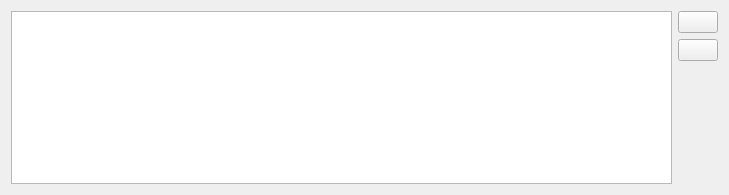
<?xml version="1.0" encoding="UTF-8"?>
<ui version="4.0">
 <class>MarkerWidget</class>
 <widget class="QWidget" name="MarkerWidget">
  <property name="geometry">
   <rect>
    <x>0</x>
    <y>0</y>
    <width>729</width>
    <height>195</height>
   </rect>
  </property>
  <property name="windowTitle">
   <string>Form</string>
  </property>
  <layout class="QHBoxLayout" name="horizontalLayout">
   <item>
    <widget class="QTableView" name="tableView">
     <property name="selectionBehavior">
      <enum>QAbstractItemView::SelectRows</enum>
     </property>
     <attribute name="horizontalHeaderMinimumSectionSize">
      <number>21</number>
     </attribute>
     <attribute name="horizontalHeaderStretchLastSection">
      <bool>true</bool>
     </attribute>
     <attribute name="verticalHeaderVisible">
      <bool>false</bool>
     </attribute>
     <attribute name="verticalHeaderDefaultSectionSize">
      <number>21</number>
     </attribute>
    </widget>
   </item>
   <item>
    <layout class="QVBoxLayout" name="verticalLayout">
     <item>
      <widget class="QPushButton" name="bAdd">
       <property name="sizePolicy">
        <sizepolicy hsizetype="Fixed" vsizetype="Fixed">
         <horstretch>0</horstretch>
         <verstretch>0</verstretch>
        </sizepolicy>
       </property>
       <property name="toolTip">
        <string>Add</string>
       </property>
       <property name="text">
        <string/>
       </property>
       <property name="icon">
        <iconset theme="list-add" resource="../icons.qrc">
         <normaloff>:/icons/add.png</normaloff>:/icons/add.png</iconset>
       </property>
      </widget>
     </item>
     <item>
      <widget class="QPushButton" name="bDelete">
       <property name="sizePolicy">
        <sizepolicy hsizetype="Fixed" vsizetype="Fixed">
         <horstretch>0</horstretch>
         <verstretch>0</verstretch>
        </sizepolicy>
       </property>
       <property name="toolTip">
        <string>Delete</string>
       </property>
       <property name="text">
        <string/>
       </property>
       <property name="icon">
        <iconset theme="list-remove" resource="../icons.qrc">
         <normaloff>:/icons/remove.png</normaloff>:/icons/remove.png</iconset>
       </property>
      </widget>
     </item>
     <item>
      <spacer name="verticalSpacer">
       <property name="orientation">
        <enum>Qt::Vertical</enum>
       </property>
       <property name="sizeHint" stdset="0">
        <size>
         <width>20</width>
         <height>40</height>
        </size>
       </property>
      </spacer>
     </item>
    </layout>
   </item>
  </layout>
 </widget>
 <resources>
  <include location="../icons.qrc"/>
 </resources>
 <connections/>
</ui>
